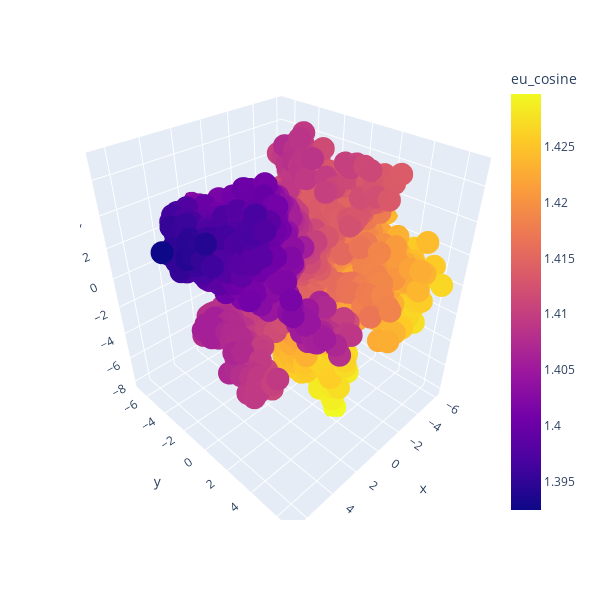

The cell this chart's notebook holds for it:
### Code cell
plot_scatter(data, {'eu_cosine':  eu_cosine}, 'eu_cosine')

### Figure 1 — Plotly figure (JSON) as saved in the notebook; plotly's stock layout.template omitted (floating-point values rounded to 4 significant figures; data arrays with more than 128 entries replaced by an {"elided": "..."} marker saying what was removed)
{"data": [{"customdata": {"elided": "3175x1 float values"}, "hovertemplate": "x=%{x}<br>y=%{y}<br>z=%{z}<br>eu_cosine=%{marker.color}<extra></extra>", "legendgroup": "", "marker": {"color": {"elided": "3175 float values"}, "coloraxis": "coloraxis", "symbol": "circle"}, "mode": "markers", "name": "", "scene": "scene", "showlegend": false, "type": "scatter3d", "x": {"elided": "3175 float values"}, "y": {"elided": "3175 float values"}, "z": {"elided": "3175 float values"}}], "layout": {"coloraxis": {"colorbar": {"title": {"text": "eu_cosine"}}, "colorscale": [[0, "#0d0887"], [0.1111, "#46039f"], [0.2222, "#7201a8"], [0.3333, "#9c179e"], [0.4444, "#bd3786"], [0.5556, "#d8576b"], [0.6667, "#ed7953"], [0.7778, "#fb9f3a"], [0.8889, "#fdca26"], [1, "#f0f921"]]}, "height": 600, "legend": {"tracegroupgap": 0}, "margin": {"t": 60}, "scene": {"domain": {"x": [0, 1], "y": [0, 1]}, "xaxis": {"title": {"text": "x"}}, "yaxis": {"title": {"text": "y"}}, "zaxis": {"title": {"text": "z"}}}, "width": 600}}
